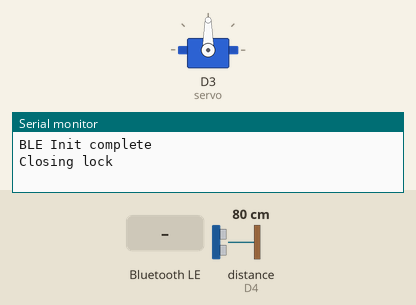
The sketch below on a simulated Arduino Nano 33 IoT. Parts: servo, the last lines printed to the serial monitor. Wiring (inferred from the names in the program): ultrasonic range finder: trigger D2; echo D4. Inputs (shaded band) come from the test bench; at power-on: distance to the obstacle (sensor on D4) 80 cm. The echo pulse lasts 58.3 µs per cm; nothing arrives over Bluetooth unless stated; a phone connects over Bluetooth LE 3 s after start.

Above: at 6.2 s.
6.3 s: distance to the obstacle (sensor on D4) set to 2 cm
8.2 s: Bluetooth LE write "1" received
At 9.5 s:
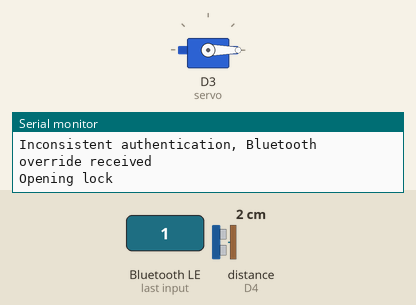
Timing chart, 0 to 11.2 s (numbered marks = the images above; inputs shaded):
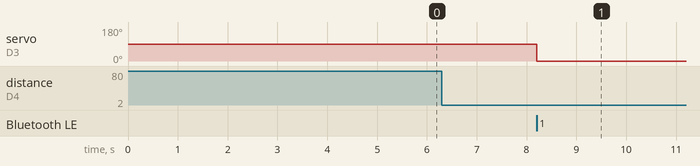

The sketch:

door-component.ino
```cpp
#include <Servo.h>
#include <ArduinoBLE.h>

// Pins for ultrasonic sensor and servomotor
const int ECHO_PIN = 4;
const int TRIG_PIN = 2;
const int SERVO_PIN = 3;

// Constants for servo/sensor
const int SERVO_LOCKED = 90;
const int SERVO_UNLOCKED = 0;
const int threshold = 15;

// Constants for Bluetooth
const int VALID_TIME = 15000;

// Local variables
Servo servo;
int dist;
long time;

// Bluetooth variables
BLEService authenticationService("180A"); // BLE authentication Service
BLEByteCharacteristic switchCharacteristic("2A57", BLERead | BLEWrite); // BLE authentication characteristic

// State variables
bool authenticated;
bool open;
bool pendingAuthentication;
bool lastWrittenAuthentication;
int activeBluetoothOverride;
int lastAuthenticationReceived;

void setup() {

  // Initialize GPIO pins
  pinMode(TRIG_PIN, OUTPUT);
  pinMode(ECHO_PIN, INPUT);
  servo.attach(3);

  Serial.begin(9600);
  while(!Serial);

  // Initialize BLE
  if (!BLE.begin()) {
    Serial.println("BLE Init Failed");
    while (1);
  }
  BLE.setLocalName("KnowTouch - Door Component");
  BLE.setAdvertisedService(authenticationService);
  authenticationService.addCharacteristic(switchCharacteristic);
  BLE.addService(authenticationService);
  switchCharacteristic.writeValue(0);
  BLE.advertise();
  Serial.println("BLE Init complete");
  Serial.flush();

  authenticated = false;
  pendingAuthentication = false;
  lastWrittenAuthentication = false;
  activeBluetoothOverride = -1;
  lastAuthenticationReceived = -15000;
  closeLock();
}


// Read most recent ultrasonic sensor data
void readDist() {
  digitalWrite(TRIG_PIN, LOW);
  delayMicroseconds(2);
  digitalWrite(TRIG_PIN, HIGH);
  delayMicroseconds(10);
  digitalWrite(TRIG_PIN, LOW);
  time = pulseIn(ECHO_PIN, HIGH);
  dist = time * 0.017;

}

void openLock() {
  if (!authenticated) {
    Serial.println("Not opening lock, no authentication");
    Serial.flush();
    return;    int ret = switchCharacteristic.writeValue(authenticated);
    Serial.println(ret);

    if (switchCharacteristic.canWrite()) {
      int ret = switchCharacteristic.writeValue(authenticated);
    }
  }

  Serial.println("Opening lock");
  Serial.flush();

  servo.write(SERVO_UNLOCKED);
  open = true;
  delay(5000);
}

void closeLock() {
  Serial.println("Closing lock");
  Serial.flush();

  servo.write(SERVO_LOCKED);
  open = false;
  delay(5000);
}

void checkSerial() {
  if (Serial.available() > 0) {
    pendingAuthentication = (Serial.parseInt() == 1);
    if (pendingAuthentication) {
      lastAuthenticationReceived = millis();
    }
    Serial.readString();

    Serial.print("Read processed authentication: ");
    Serial.println(pendingAuthentication);
    Serial.flush();
  }
}

void loop() {

  // Listen for user component
  BLEDevice central = BLE.central();

  checkSerial();

  // User component connected, perform basic logic
  if (central && central.connected()) {
    // Update authentication data based on BLE info
    if (switchCharacteristic.written()) {
      if (((switchCharacteristic.value() == 1) == lastWrittenAuthentication) && (authenticated != lastWrittenAuthentication)) {
        // Bluetooth is consistent with last written value, but our authentication is not
        // This means the serial port has received new authentication that is not yet
        // reflected over bluetooth
        Serial.println("Inconsistent authentication, updating Bluetooth");
        Serial.flush();
        lastWrittenAuthentication = authenticated;
        switchCharacteristic.writeValue(authenticated);
      }
      else if (((switchCharacteristic.value() == 1) != lastWrittenAuthentication) && (authenticated == lastWrittenAuthentication)){
        // Bluetooth is inconsistent with last written value, but our authentication is
        // This means the Bluetooth value has some value written to it that we have not yet
        // handled, meaning that we have a Bluetooth override
        Serial.println("Inconsistent authentication, Bluetooth override received");
        Serial.flush();
        activeBluetoothOverride = millis();
        authenticated = switchCharacteristic.value();
        lastWrittenAuthentication = authenticated;
      }
    }
    else {
      switchCharacteristic.writeValue(authenticated);
      lastWrittenAuthentication = authenticated;
    }
  }

  if (activeBluetoothOverride == -1 || millis() - activeBluetoothOverride >= VALID_TIME) {
    if (authenticated && millis() - lastAuthenticationReceived > VALID_TIME) {
      Serial.println("Authentication expired");
      authenticated = false;
    }
    if (!authenticated && millis() - lastAuthenticationReceived <= VALID_TIME) {
      Serial.println("Authentication activated");
      authenticated = true;
    }
    activeBluetoothOverride = -1;
  }

  readDist(); // Update dist with most recent value of ultrasonic data

  // Update (or at least attempt) to update lock status
  // Based on most recent changes
  if ((dist == 0 || dist > threshold) && open) {
    closeLock();
  }
  else if (dist <= threshold && dist != 0 && !open) {
    openLock();
  }

}
```

Measured:
- after the input at 8.2 s, servo on D3 (servo): 90° → 0° at once
